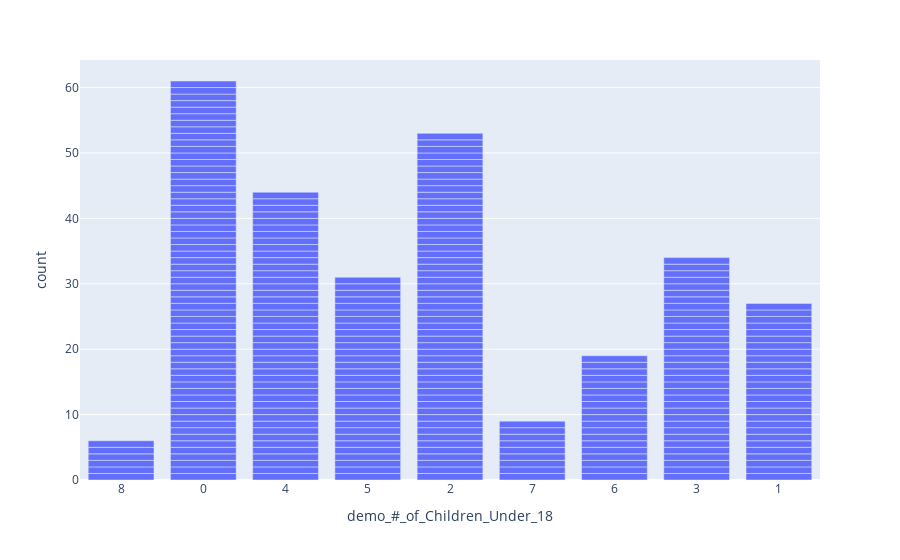

Notebook source saved alongside this figure:
### Markdown cell above
5. About 23% of the participants do not have children, while those with 7. children have an average of three.</br>

### Code cell
df["demo_#_of_Children_Under_18"] = df["demo_#_of_Children_Under_18"].astype(str)
px.bar(df, x = "demo_#_of_Children_Under_18" )

### Figure 1 — Plotly figure (JSON) as saved in the notebook; plotly's stock layout.template omitted (floating-point values rounded to 4 significant figures; data arrays with more than 128 entries replaced by an {"elided": "..."} marker saying what was removed)
{"data": [{"alignmentgroup": "True", "hovertemplate": "demo_#_of_Children_Under_18=%{x}<br>count=%{y}<extra></extra>", "legendgroup": "", "marker": {"color": "#636efa", "pattern": {"shape": ""}}, "name": "", "offsetgroup": "", "orientation": "v", "showlegend": false, "textposition": "auto", "type": "bar", "x": {"elided": "284 str values"}, "xaxis": "x", "y": {"elided": "284 int values"}, "yaxis": "y"}], "layout": {"autosize": true, "barmode": "relative", "legend": {"tracegroupgap": 0}, "margin": {"t": 60}, "xaxis": {"anchor": "y", "autorange": true, "domain": [0, 1], "range": [-0.5, 8.5], "title": {"text": "demo_#_of_Children_Under_18"}, "type": "category"}, "yaxis": {"anchor": "x", "autorange": true, "domain": [0, 1], "range": [0, 64.21], "title": {"text": "count"}, "type": "linear"}}}
